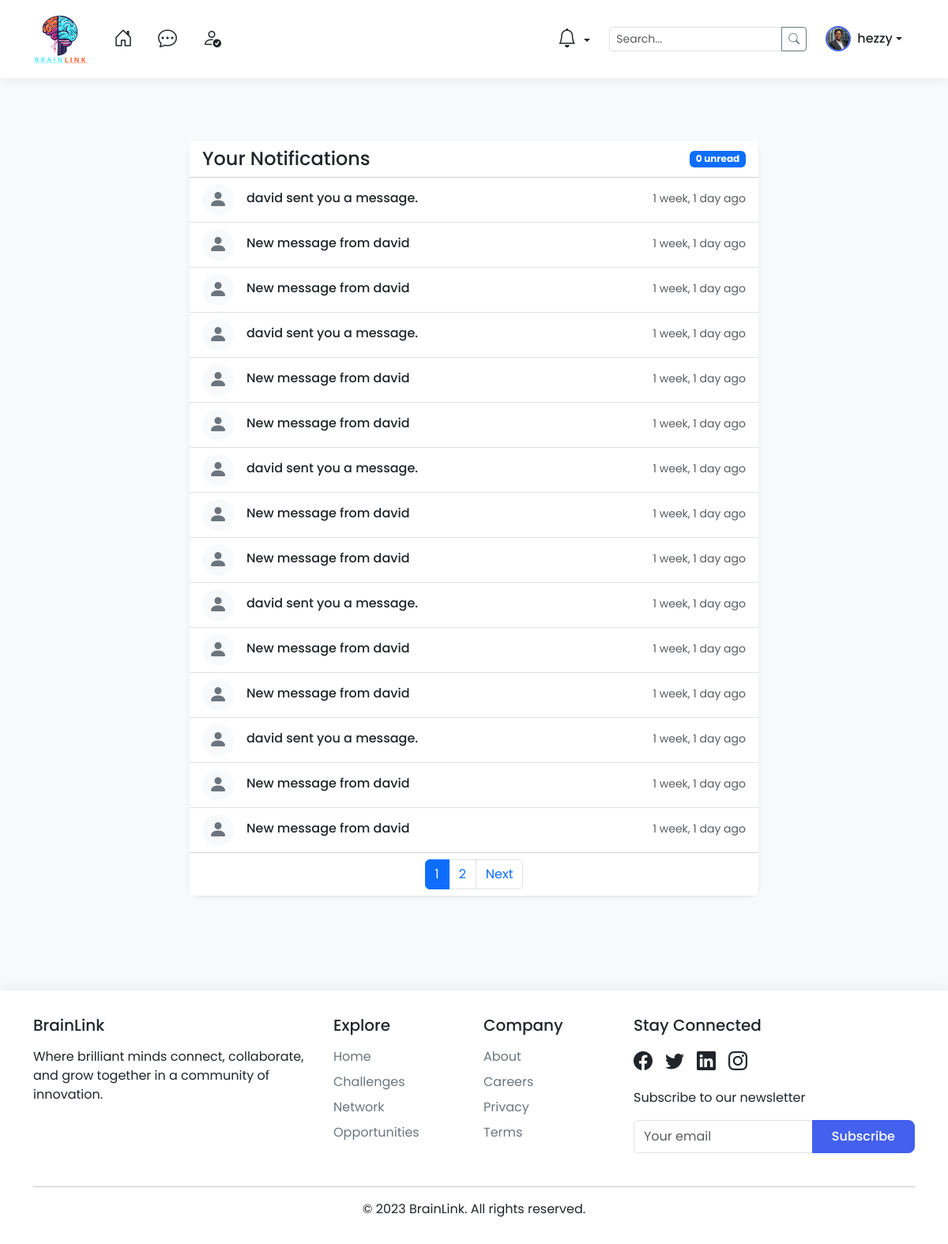
/notifications/ (signed in), run on an earlier commit of the app's database.
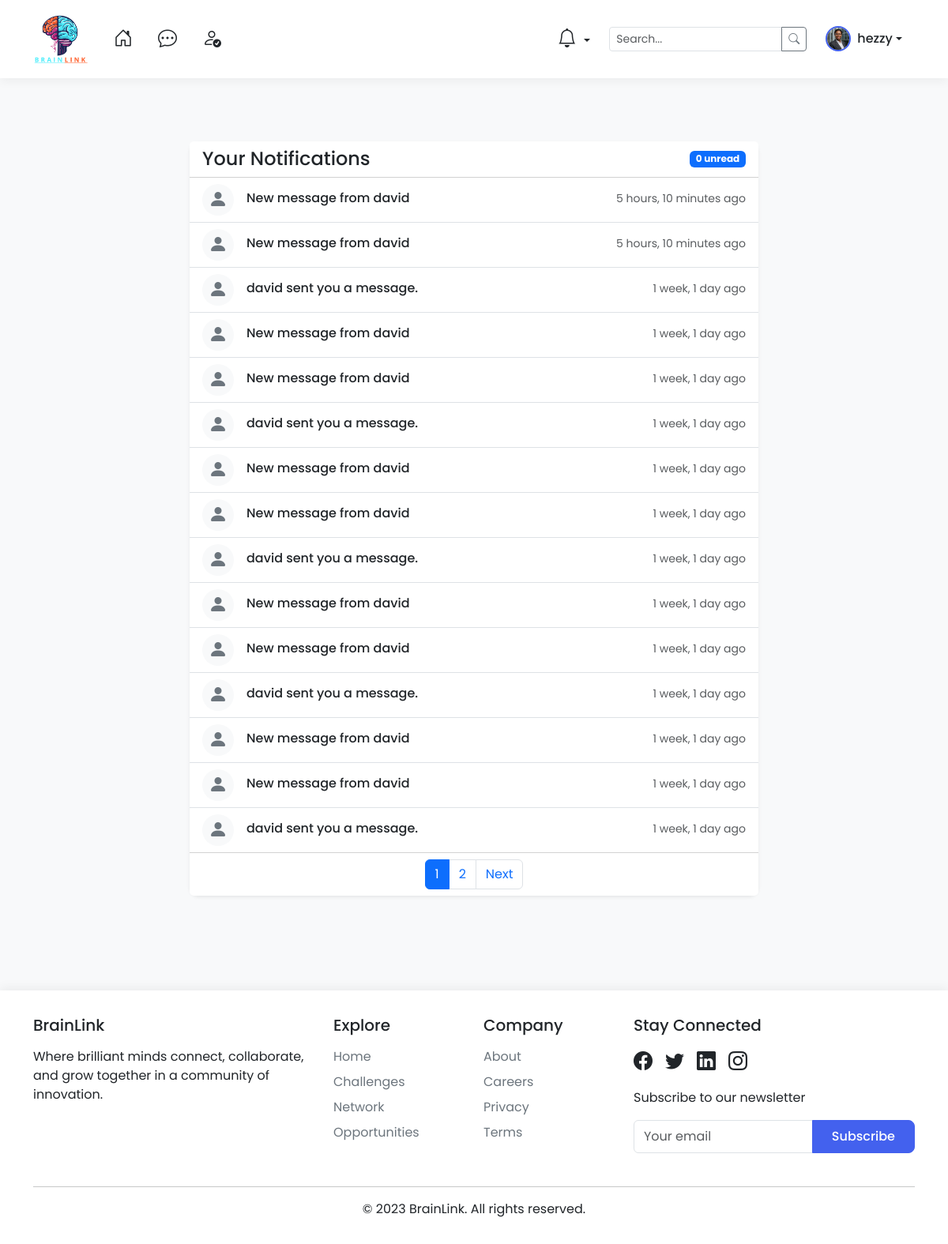
And on a later commit of the database.
### core/models.py (models this page shows, shortened)
class Notification(models.Model):
    NOTIFICATION_TYPES = [
        ('connection_request', 'Connection Request'),
        ('connection_accepted', 'Connection Accepted'),
        ('message', 'Message'),
        ('post_like', 'Post Like'),
        ('post_comment', 'Post Comment'),
    ]
    recipient = models.ForeignKey(User, on_delete=models.CASCADE, related_name='received_notifications')
    sender = models.ForeignKey(User, on_delete=models.CASCADE, related_name='sent_notifications')
    notification_type = models.CharField(max_length=20, choices=NOTIFICATION_TYPES)
    message = models.CharField(max_length=255)
    read = models.BooleanField(default=False)
    created_at = models.DateTimeField(auto_now_add=True)
    related_object_id = models.PositiveIntegerField(null=True, blank=True)
    content_type = models.ForeignKey(ContentType, on_delete=models.CASCADE, null=True, blank=True)
    object_id = models.PositiveIntegerField(null=True, blank=True)
    content_object = GenericForeignKey('content_type', 'object_id')
    class Meta:
        ordering = ['-created_at']

### core/views.py (the view)
# urls.py: path('notifications/', all_notifications, name='all_notifications'),
@login_required
def all_notifications(request):
    notifications = request.user.received_notifications.all().order_by('-created_at')
    notifications.filter(read=False).update(read=True)
    paginator = Paginator(notifications, 15) # 15 notifications per page
    page_number = request.GET.get('page')
    page_obj = paginator.get_page(page_number)
    unread_count = request.user.received_notifications.filter(read=False).count()
    return render(request, 'notifications/all_notifications.html', {
        'notifications': page_obj,
        'page_obj': page_obj,
        'unread_count': unread_count, # This will typically be 0 after marking current page as read
        'is_paginated': paginator.num_pages > 1
    })

### core/templates/notifications/all_notifications.html (shortened to what this page needs)
{% extends 'base.html' %}
{% block content %}
<div class="container py-4">
    <div class="row justify-content-center">
        <div class="col-lg-8">
            <div class="card shadow-sm">
                <div class="card-header bg-white">
                    <div class="d-flex justify-content-between align-items-center">
                        <h4 class="mb-0">Your Notifications</h4>
                        <span class="badge bg-primary">
                            {{ unread_count }} unread
                        </span>
                    </div>
                </div>
                <div class="card-body p-0">
                    <div class="list-group list-group-flush">
                        {% for notification in notifications %}
                            <div class="list-group-item list-group-item-action {% if not notification.read %}list-group-item-primary{% endif %}">
                                <div class="d-flex align-items-center">
                                    {% if notification.sender.profile.profile_pic %}
                                        <img src="{{ notification.sender.profile.profile_pic.url }}"
                                            class="rounded-circle me-3" width="40" height="40">
                                    {% else %}
                                        <div class="rounded-circle bg-light text-secondary d-flex align-items-center justify-content-center me-3"
                                            style="width:40px;height:40px;">
                                            <i class="bi bi-person-fill" style="font-size: 1.5rem;"></i>
                                        </div>
                                    {% endif %}
                                    <div class="flex-grow-1">
                                        <div class="d-flex justify-content-between align-items-start">
                                            <h6 class="mb-1 me-2">
                                                {{ notification.message }}
                                            </h6>
                                            <small class="text-muted text-nowrap">{{ notification.created_at|timesince }} ago</small>
                                        </div>
                                    </div>
                                </div>
                            </div>
                        {% endfor %}
                    </div>
                </div>
                {% if is_paginated %}
                <div class="card-footer bg-white">
                    <nav aria-label="Notifications pagination">
                        <ul class="pagination justify-content-center mb-0">
                            {% for num in page_obj.paginator.page_range %}
                                {% if page_obj.number == num %}
                                    <li class="page-item active">
                                        <span class="page-link">{{ num }}</span>
                                    </li>
                                {% else %}
                                    <li class="page-item">
                                        <a class="page-link" href="?page={{ num }}">{{ num }}</a>
                                    </li>
                                {% endif %}
                            {% endfor %}
                            {% if page_obj.has_next %}
                                <li class="page-item">
                                    <a class="page-link" href="?page={{ page_obj.next_page_number }}">Next</a>
                                </li>
                            {% endif %}
                        </ul>
                    </nav>
                </div>
                {% endif %}
            </div>
        </div>
    </div>
</div>
{% endblock %}

What changed in the data, as far as the page shows it:
no longer on this page (row unchanged): Notification: message "New message from david", created_at "1 week, 1 day"
no longer on this page (row unchanged): Notification: message "New message from david", created_at "1 week, 1 day"
added Notification: message "New message from david", created_at "5 hours, 10 minutes"
added Notification: message "New message from david", created_at "5 hours, 10 minutes"
